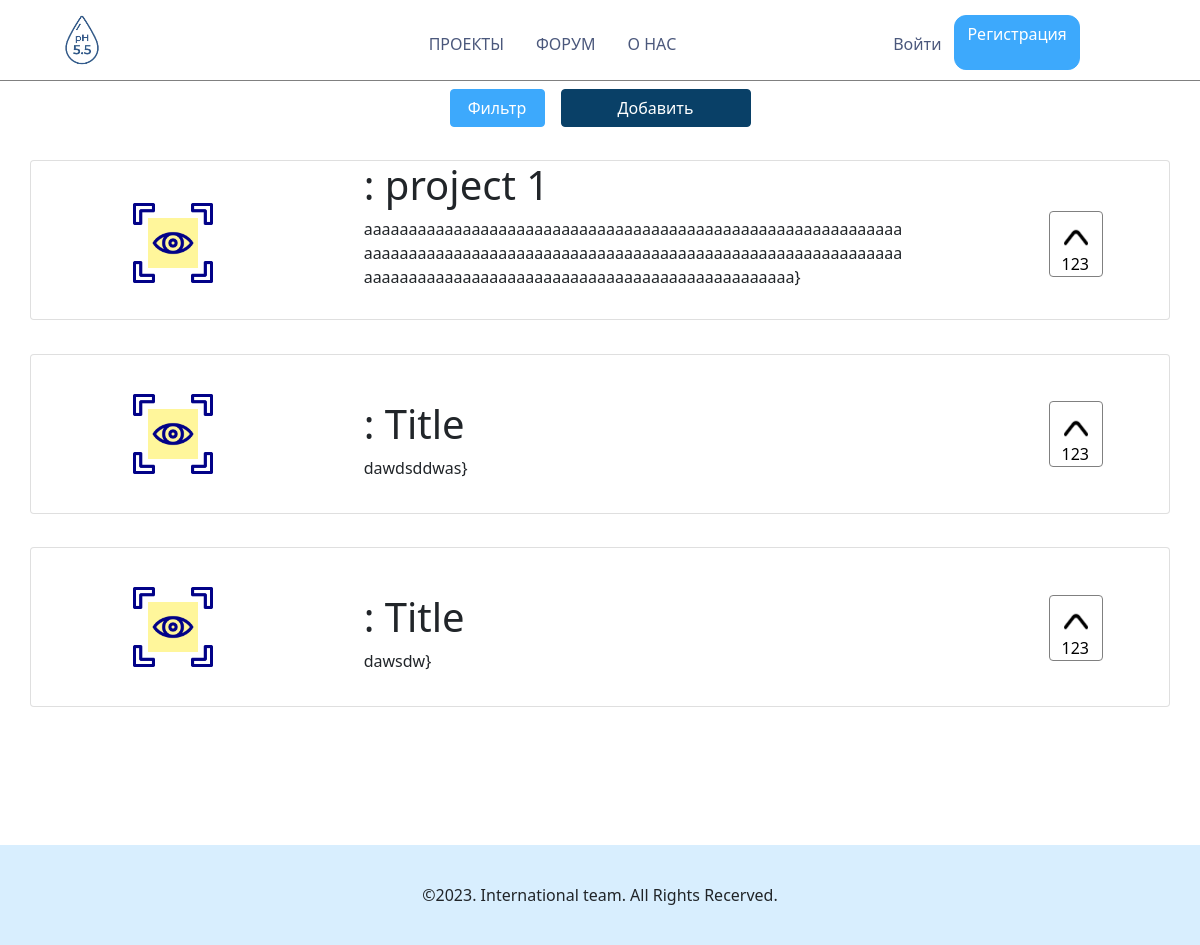
Page /catalog/ on the committed database.
### hunter/models.py (models this page shows, shortened)
class Project(models.Model):
	name = models.CharField(max_length=254)
	logo = models.ImageField(upload_to='static/images',height_field=None, width_field=None, max_length=100, default='static/image/cv.png')
	tags = models.ManyToManyField(Tag,blank=True)
	skills = models.ManyToManyField(Skill, blank=True)
	description = models.TextField(blank=True, max_length=1000)
	git = models.URLField(max_length = 254, blank=True)
	uurl = models.UUIDField('Invite ref',default=uuid.uuid4,help_text='Unique identifier for the referral invitation to the team')

### hunter/views.py (the view)
# urls.py: path('', views.Project_List_View.as_view(), name='catalog'),
class Project_List_View(generic.ListView):
	model = Project
	context_object_name = 'project_list'
	template_name = "catalog/catalog.html"
	paginate_by = 10
	redirect_field_name = 'next'
	def get_queryset(self):
		if self.request.method == 'GET':
			if 'tag' in self.request.GET.keys():
				tag = Tag.objects.get(name=self.request.GET['tag'])
				return Project.objects.filter(tag=tag)
		return Project.objects.all()

### hunter/templates/catalog/catalog.html (shortened to what this page needs)
{% extends "base.html" %}
{% block localcss %}
	{% load static %}
	<link rel="stylesheet" href="{% static "style/hunter.css" %}">
{% endblock localcss %}
{% block content %}
<div class="container scroll">
	<div class="row justify-content-center mt-2">
		<div class="filter btn btn-primary col-lg-1 col-md-2 col-sm-5 mr-1">
			Фильтр
		</div>
		<div class="add_projects btn btn-primary col-lg-2 col-md-3 col-sm-6 m-0">
			Добавить
		</div>
	</div>
	{% for project in project_list %}
		<div class="card row">
			<div class="div_avatar col-3 login">
				<img src="{% static "image/cv.png" %}" alt="" class="avatar">
			</div>
			<div class="text col-6 ">
				<h1>{{ project.author }}: {{ project.name }}</h1>
				<p>{{ project.description }}}</p>
			</div>
			<div class="rating col-2">
				<button class="rating_button">
					<img src="{% static "image/triangle.png" %}" alt="" class="triangle">
					<p class="cnt position-absolute">123</p>
				</button>
			</div>
		</div>
	{% endfor %}
	</div>
{% endblock content %}

### static/style/projecthunter.css (style rules this page uses)
:root { --color_1: #4b587c; --color_2: #3DA9FC; --color_3: #d8eefe; --color_4: #094067;; }
img { width: 80px; height: 80px; }
.login { display: flex; flex-direction: column; justify-content: center; }
.btn-primary { background-color: var(--color_2); border-color: var(--color_2); }

### hunter/static/style/hunter.css (style rules this page uses)
.scroll { height: auto; }
.card { height: 10em; display: block; margin-top: 3%; }
.avatar { width: 80px; height: 80px; align-self: center; }
.div_avatar { height: 100%; display: inline-flex; margin-right: 2em; }
.text { display: inline-block; text-align: top; height: 100%; }
.text p { margin-bottom: 0px; font-size: 16px; }
.rating { display: inline-flex; height: 50%; flex-direction: row-reverse; }
.rating_button { position: absolute; border: 1px solid gray; border-radius: 4px; width: 54px; height: 66px; align-self:center; background-color: rgba(28,28,28,0); transition: 0.5s; }
.triangle { width: 60%; height: 50%; position: relative; top: -10%; }
.add_projects { background: #094067; border-color: #094067;; }
.filter { margin-right: 1em; }
.cnt { bottom: 0px; vertical-align: center; margin: auto; vertical-align: middle; left: 0.75em; }

### rows in the picture
Project: name "project 1", description "aaaaaaaaaaaaaaaaaaaaaaaaaaaaaaaaaaaaaaaaaaaaaaaaaaaaaaaaaaaaaaaaaaaaaaaaaaaaaaaaaaaaaaaaaaaaaaaaaaaaaaaaaaaaaaaaaaaaaaaaaaaaaaaaaaaaaaaaaaaaaaaaaaaaaaaaaaaaaaaaaaaaaaaa"
Project: name "Title", description "dawdsddwas"
Project: name "Title", description "dawsdw"
